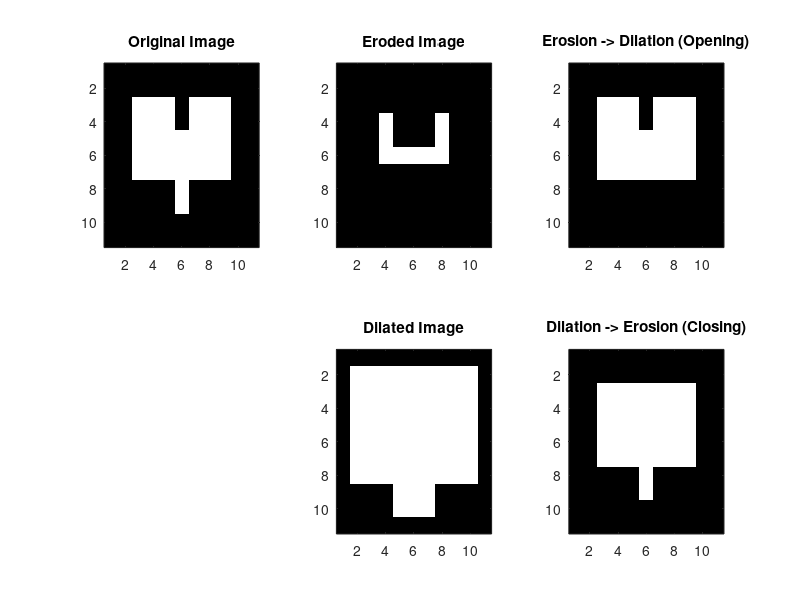

Write the MATLAB code that produced this figure.
clearvars;
close all;
clc;

% Image
A = zeros(11);
A(3:7, 3:9) = 1;
A(3, 6) = 0;
A(4, 6) = 0;
A(8, 6) = 1;
A(9, 6) = 1;

% Visualize the image using command imagesc(A).
figure;
subplot(2, 3, 1);
imagesc(A);
colormap('gray');
title('Original Image');

se = ones(3);

eroded_image = imerode(A, se);
subplot(2, 3, 2);
imagesc(eroded_image);
colormap('gray');
title('Eroded Image');

opened_image = imopen(A, se);
subplot(2, 3, 3);
imagesc(opened_image);
colormap('gray');
title('Erosion -> Dilation (Opening)');

dilated_image = imdilate(A, se);
subplot(2, 3, 5);
imagesc(dilated_image);
colormap('gray');
title('Dilated Image');

closed_image = imclose(A, se);
subplot(2, 3, 6);
imagesc(closed_image);
colormap('gray');
title('Dilation -> Erosion (Closing)');